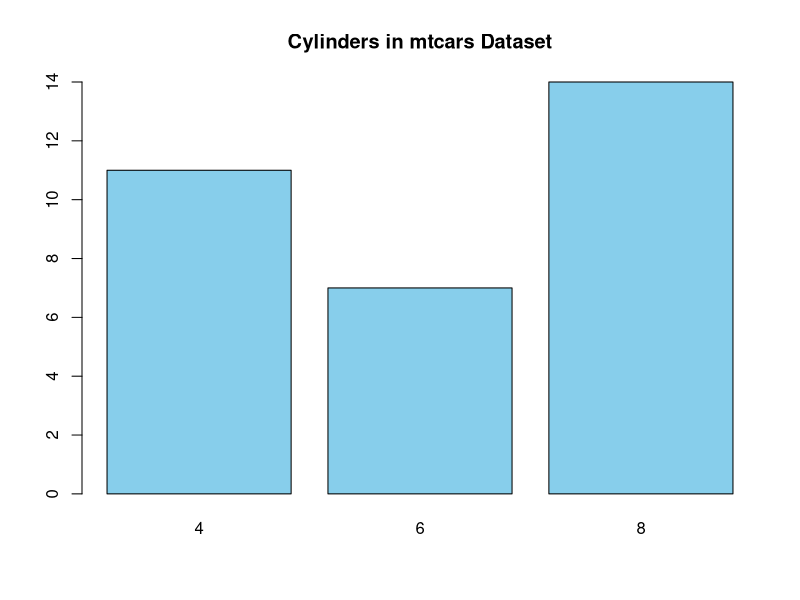

The R source for this figure:
## ---- chunk 1
barplot(table(mtcars$cyl),
        col = "skyblue",
        main = "Cylinders in mtcars Dataset")
